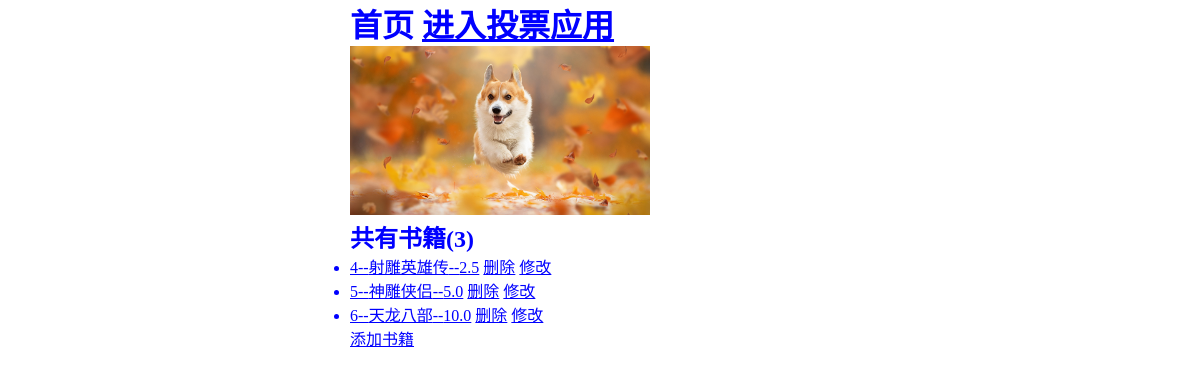
The app's page /, older data.
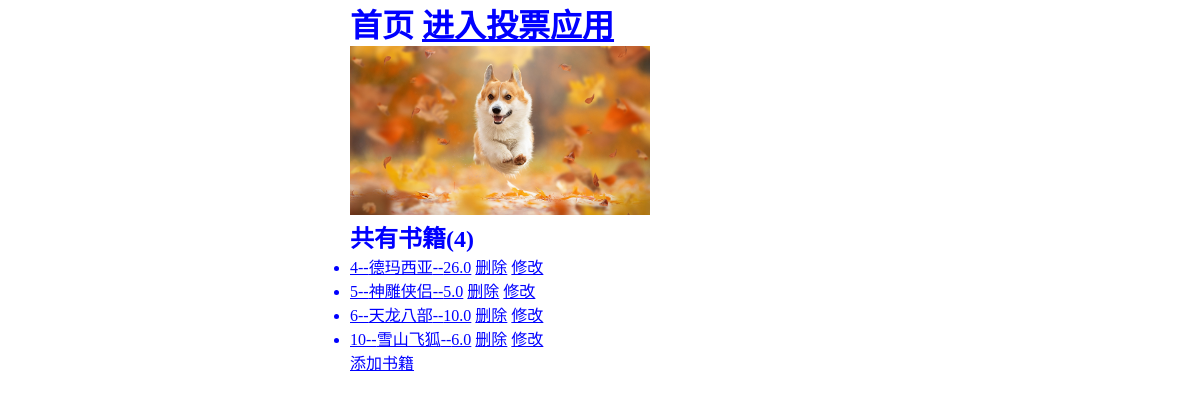
The same page, newer data.
### booktest/models.py (models this page shows, shortened)
class Book(models.Model):
    title = models.CharField(max_length=20, verbose_name="图书名")
    price = models.FloatField(default=0)
    pub_data = models.DateField(default="1983-06-01")
    desc = models.CharField(max_length=50,null=True,blank=True,db_column='description',help_text="请输入书籍备注信息")

### booktest/views.py (the view)
# urls.py: url(r'^$',views.index,name='index'),
def index(request):
    books= Book.objects.all()
    return render(request,'index.html',{"books":books})

### templates/index.html (shortened to what this page needs)
<!DOCTYPE html>
<html lang="en">
<head>
    <link rel="stylesheet" href="/static/css/main.css">
</head>
<body>
    <div class="container">
        <h1>首页 <a href="{% url 'polls:index' %}">进入投票应用</a> </h1>
        <div>
            <div >
                <img id="center" src="/static/img/1.jpg" alt="">
            </div>
            <h2>共有书籍({{books.count}})</h2>
            <p>
                <ul>
                    {% for book in books %}
                        <li>
                            <a href="{% url 'booktest:detail' book.id %}">{{book.id}}--{{book.title}}--{{book.price}}</a>
                            <a href="{% url 'booktest:deletebook' book.id %}">删除</a>
                            <a href="{% url 'booktest:edithbook' book.id %}">修改</a>
                        </li>
                    {% endfor %}
                </ul>
            </p>
        </div>
         <a href="{% url 'booktest:addbook' %}">添加书籍</a>
    </div>
</body>
</html>

Row changes from the older to the newer data that the page shows:
changed Book id 4: title "射雕英雄传" → "德玛西亚"; price "2.5" → "26.0"
added Book: id "10", title "雪山飞狐", price "6.0"
Text that changed along with them:
{{ books.count }}: "3" → "4"
